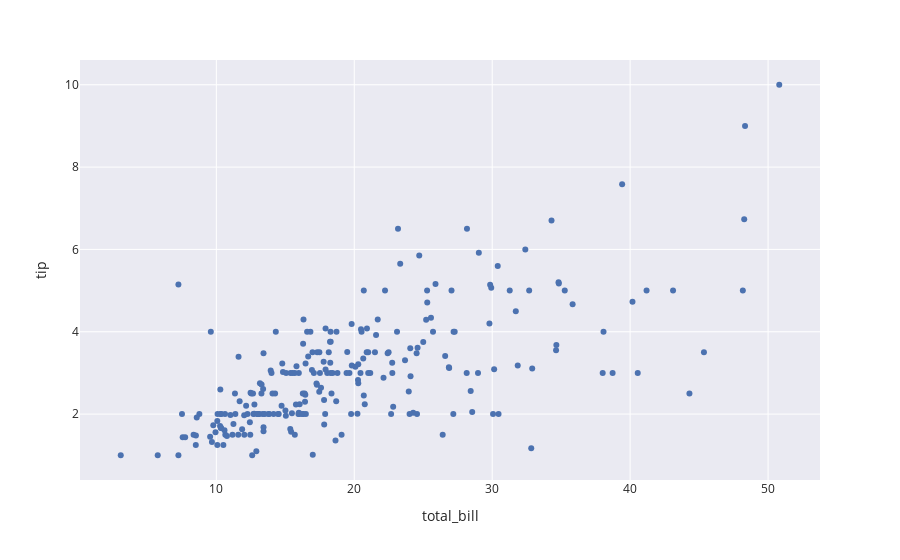

This figure's notebook cell:
### Code cell
tips = px.data.tips()

fig = px.scatter(
    data_frame=tips,
    x='total_bill',
    y='tip',
    template="seaborn"
    )
fig.show()

### Figure 1 — Plotly figure (JSON) as saved in the notebook; plotly's stock layout.template omitted (floating-point values rounded to 4 significant figures; data arrays with more than 128 entries replaced by an {"elided": "..."} marker saying what was removed)
{"data": [{"hovertemplate": "total_bill=%{x}<br>tip=%{y}<extra></extra>", "legendgroup": "", "marker": {"color": "rgb(76,114,176)", "symbol": "circle"}, "mode": "markers", "name": "", "orientation": "v", "showlegend": false, "type": "scatter", "x": {"elided": "244 float values"}, "xaxis": "x", "y": {"elided": "244 float values"}, "yaxis": "y"}], "layout": {"legend": {"tracegroupgap": 0}, "margin": {"t": 60}, "xaxis": {"anchor": "y", "domain": [0, 1], "title": {"text": "total_bill"}}, "yaxis": {"anchor": "x", "domain": [0, 1], "title": {"text": "tip"}}}}
